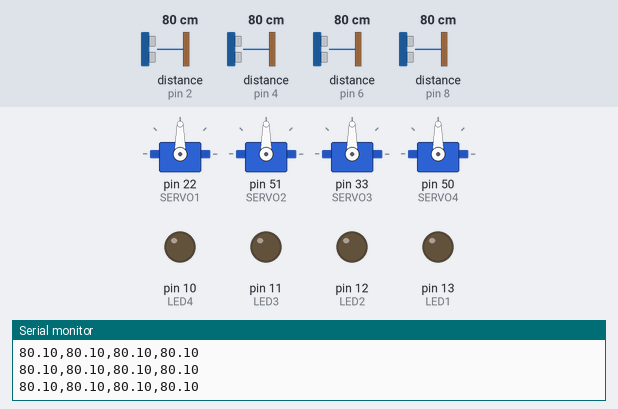
Recording of a sketch running on a simulated Arduino Mega 2560, built with avr-gcc and run on an emulated ATmega2560. Parts: 4 × servo, output pins drawn as LEDs (lit = HIGH), the last lines printed to the serial monitor. Wiring (inferred from the names in the program): 4 × ultrasonic range finder: trigger pin 3, echo pin 2 / trigger pin 5, echo pin 4 / trigger pin 7, echo pin 6 / trigger pin 9, echo pin 8. The test bench sets the inputs (shaded band); at power-on: distance to the obstacle (sensors on pin 2, pin 4, pin 6, pin 8) 80 cm. The echo pulse lasts 58.3 µs per cm; pins used as bus, display or sensor lines are not drawn.

Above: at 1.3 s.
1.4 s: distance to the obstacle (sensor on pin 2) set to 2 cm
At 2.48 s:
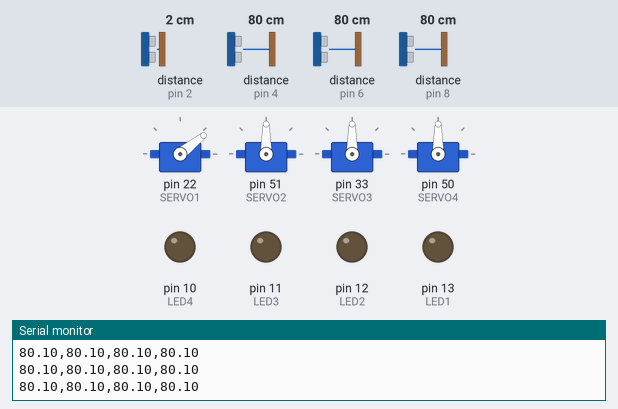
At 7.7 s:
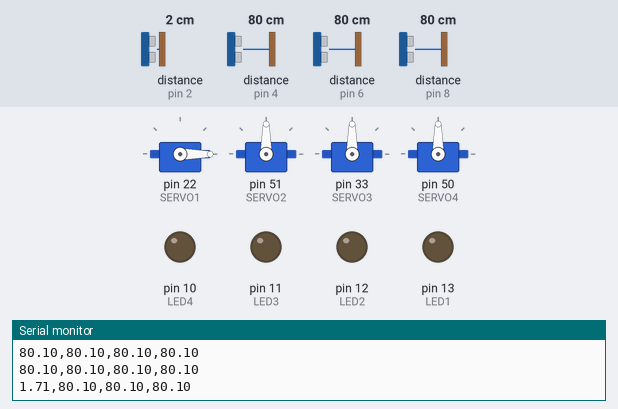
Timing chart, 0 to 10.5 s (numbered marks = the images above; inputs shaded):
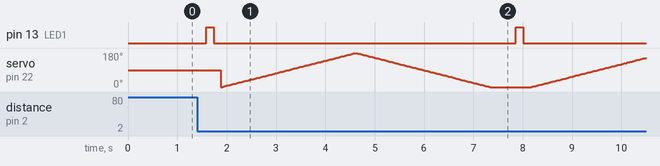

Measured:
- after the input at 1.4 s, pin 13 (LED1): alternates HIGH for 0.15 s and LOW for 6.1 s, starting after 0.18 s

The sketch:

aprindere_led_gunoi.ino
```cpp
#include <Servo.h>

Servo myservo1;
Servo myservo2;
Servo myservo3;
Servo myservo4;

int pos = 0;

// sensor 1
#define TRIG1 3
#define ECHO1 2
#define LED1  13
#define SERVO1 22

// sensor 2
#define TRIG2 5
#define ECHO2 4
#define LED2  12
#define SERVO2 51

// sensor 3
#define TRIG3 7
#define ECHO3 6
#define LED3  11
#define SERVO3 33

// sensor 4
#define TRIG4 9
#define ECHO4 8
#define LED4  10
#define SERVO4 50

float LOW_LEVEL  = 5.0;
float MID_LEVEL  = 4.0;
float HIGH_LEVEL = 3.5;
float FULL_LEVEL = 3.0;


float readDistance(int trigPin, int echoPin){

  digitalWrite(trigPin, LOW);
  delayMicroseconds(2);

  digitalWrite(trigPin, HIGH);
  delayMicroseconds(10);
  digitalWrite(trigPin, LOW);

  long duration = pulseIn(echoPin, HIGH, 30000);
  if (duration == 0) return -1;

  return duration / 58.0;
}


// ======================= SERVO SWEEP UNIVERSAL ==========================
void servoSweep(Servo &s) {
  for (pos = 0; pos <= 180; pos++) {
    s.write(pos);
    delay(15);
  }
  for (pos = 180; pos >= 0; pos--) {
    s.write(pos);
    delay(15);
  }
}
// =======================================================================


// ======================= LED + SERVO CONTROL ===========================
void setLEDLevel(int ledPin, float distance, Servo &s) {

  if (distance < 0) {
    analogWrite(ledPin, 0);
    return;
  }

  if (distance < FULL_LEVEL) {
    analogWrite(ledPin, 255);
    delay(150);
    analogWrite(ledPin, 0);
    delay(150);
    servoSweep(s);
    return;
  }

  if (distance >= HIGH_LEVEL && distance < MID_LEVEL) {
    analogWrite(ledPin, 150);
    return;
  }

  if (distance >= MID_LEVEL && distance < LOW_LEVEL) {
    analogWrite(ledPin, 50);
    return;
  }

  if (distance >= LOW_LEVEL) {
    analogWrite(ledPin, 0);
    return;
  }
}
// =======================================================================


void setup(){

  Serial.begin(9600);

  pinMode(TRIG1, OUTPUT); pinMode(ECHO1, INPUT); pinMode(LED1, OUTPUT);
  pinMode(TRIG2, OUTPUT); pinMode(ECHO2, INPUT); pinMode(LED2, OUTPUT);
  pinMode(TRIG3, OUTPUT); pinMode(ECHO3, INPUT); pinMode(LED3, OUTPUT);
  pinMode(TRIG4, OUTPUT); pinMode(ECHO4, INPUT); pinMode(LED4, OUTPUT);

  myservo1.attach(SERVO1);
  myservo2.attach(SERVO2);
  myservo3.attach(SERVO3);
  myservo4.attach(SERVO4);
}


void loop(){

  float d1 = readDistance(TRIG1, ECHO1);
  float d2 = readDistance(TRIG2, ECHO2);
  float d3 = readDistance(TRIG3, ECHO3);
  float d4 = readDistance(TRIG4, ECHO4);

  setLEDLevel(LED1, d1, myservo1);
  setLEDLevel(LED2, d2, myservo2);
  setLEDLevel(LED3, d3, myservo3);
  setLEDLevel(LED4, d4, myservo4);

  Serial.print(d1); Serial.print(",");
  Serial.print(d2); Serial.print(",");
  Serial.print(d3); Serial.print(",");
  Serial.println(d4);

  delay(500);
}
```
